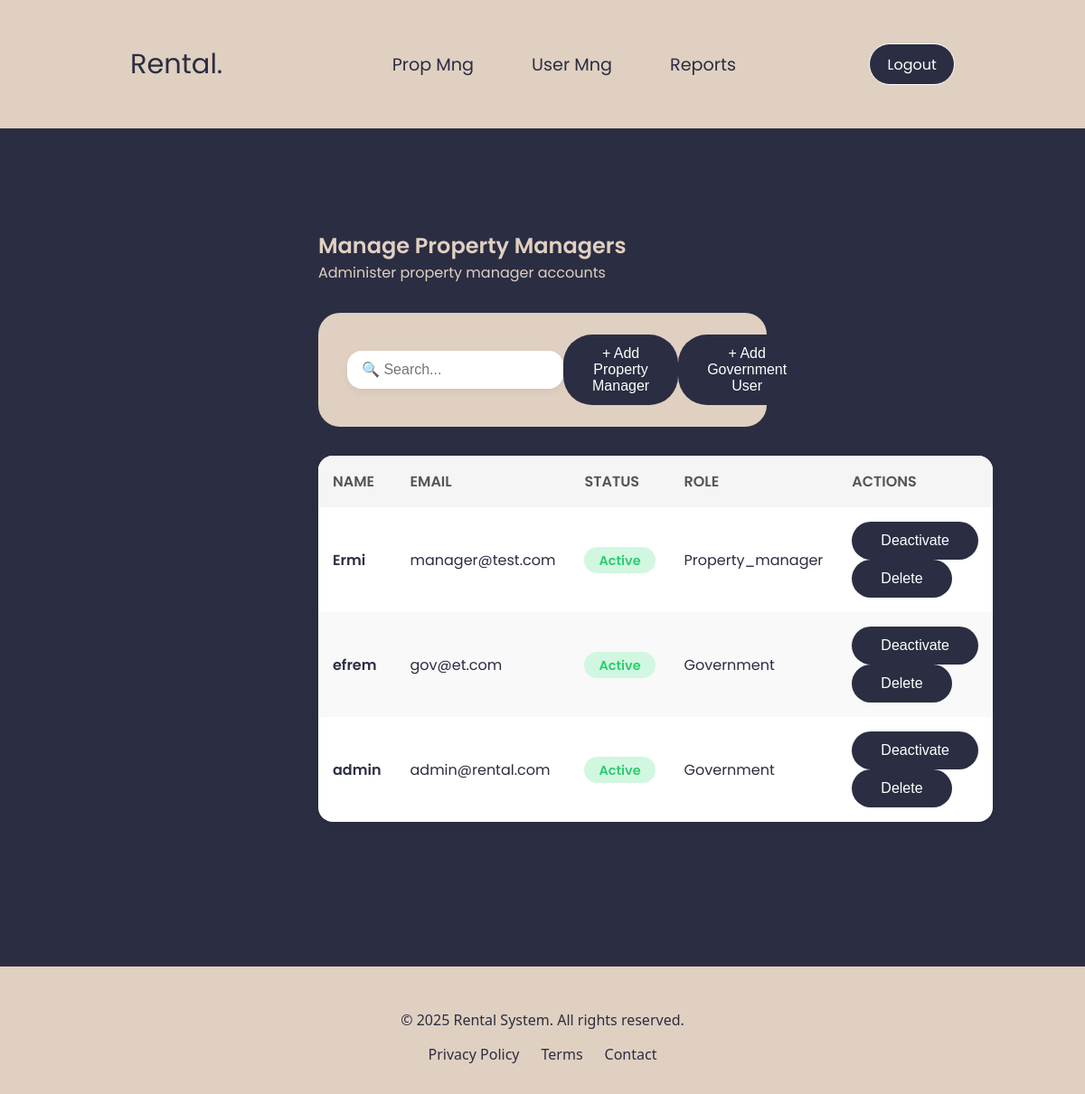
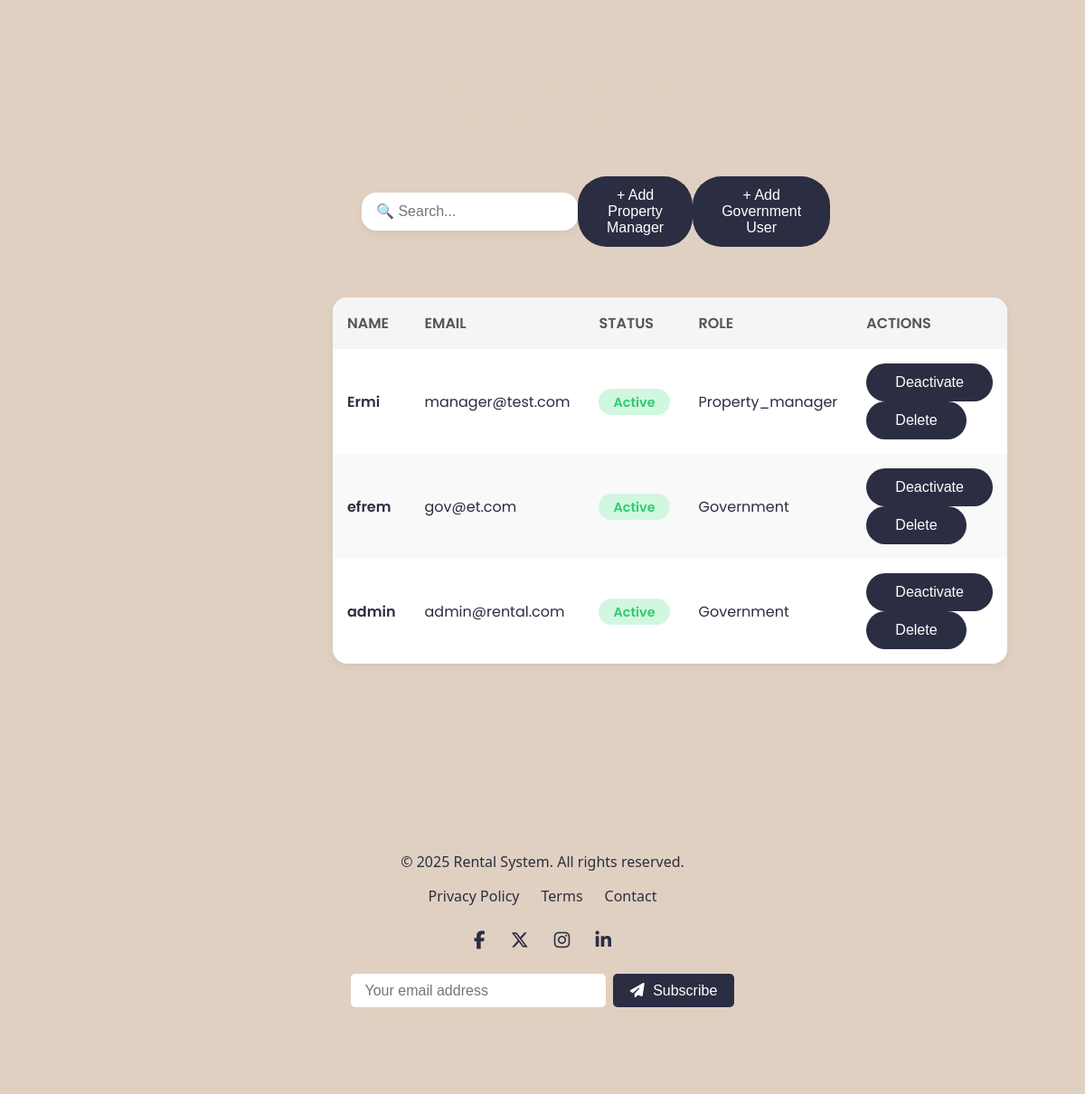
The app's page /admin/manage_pm.php (signed in) with its own data (2 pictures, top to bottom).
### tables this page shows
CREATE TABLE `users` (
  `id` int(11) NOT NULL,
  `name` varchar(100) NOT NULL,
  `email` varchar(100) NOT NULL,
  `password` varchar(255) NOT NULL,
  `role` enum('admin','tenant','owner','property_manager','government') NOT NULL,
  `status` enum('active','inactive','deleted') DEFAULT 'active',
  `created_at` timestamp NOT NULL DEFAULT current_timestamp()
);

### admin/manage_pm.php (the view, shortened to what this page needs)
<?php
require_once '../config/db.php';
$stmt = $pdo->prepare("SELECT * FROM users WHERE role IN ('property_manager', 'government')");
$stmt->execute();
$users = $stmt->fetchAll(PDO::FETCH_ASSOC);
?>
<!DOCTYPE html>
<html lang="en">
<head>
    <link rel="stylesheet" href="../assets/style1.css" />
    <link rel="stylesheet" href="../assets/fonts/all.css">
</head>
<body>
  <div class="prop_con">
    <div class="navbar prop_nav">
      <p>Rental.</p>
      <ul>
        <li><a href="manage_pm.php">Prop Mng</a></li>
        <li><a href="manage_users.php">User Mng</a></li>
        <li><a href="view_reports.php">Reports</a></li>
      </ul>
      <button class="btn" type="button" onclick="window.location.href='../auth/logout.php'">Logout</button>
    </div>
    <div class="container">
      <h2>Manage Property Managers</h2>
      <p>Administer property manager accounts</p>
      <div class="top-bar">
        <input type="text" id="searchInput" placeholder="🔍 Search...">
        <button class="btn" id="openModalBtn">+ Add Property Manager</button>
        <button class="btn" id="openGovModalBtn">+ Add Government User</button>
      </div>
      <table class="user-table" id="userTable">
        <thead>
          <tr>
            <th>NAME</th>
            <th>EMAIL</th>
           <th>STATUS</th>
           <th>ROLE</th>
            <th>ACTIONS</th>
          </tr>
        </thead>
        <tbody>
<?php foreach ($users as $pm): ?>
  <tr>
    <td><strong><?= htmlspecialchars($pm['name']) ?></strong></td>
    <td><?= htmlspecialchars($pm['email']) ?></td>
    <td>
      <span class="status <?= $pm['status'] === 'active' ? 'active' : 'inactive' ?>">
        <?= ucfirst($pm['status']) ?>
      </span>
    </td>
    <td><?= ucfirst($pm['role']) ?></td>
    <td class="actions">
      <form method="POST" action="manage_pm.php" style="display:inline;">
        <button class="btn" type="submit"><?= $pm['status'] === 'active' ? 'Deactivate' : 'Activate' ?></button>
      </form>
      <form method="POST" action="manage_pm.php" style="display:inline;">
        <button class="btn" type="submit" onclick="return confirm('Delete this manager?')">Delete</button>
      </form>
    </td>
  </tr>
<?php endforeach; ?>
</tbody>
      </table>
    </div>
    <div class="footer">
      <div class="footer-container">
        <div class="footer-top">
          <p style=" color: #2b2d42;">&copy; <?= date("Y") ?> Rental System. All rights reserved.</p>
          <div class="footer-links">
            <a href="#">Privacy Policy</a>
            <a href="#">Terms</a>
            <a href="#">Contact</a>
          </div>
        </div>
        <div class="container">
            <h2>Manage Property Managers</h2>
            <p>Administer property manager accounts</p>
            <div class="top-bar">
                <input type="text" id="searchInput" placeholder="🔍 Search...">
                <button class="btn" id="openModalBtn">+ Add Property Manager</button>
                <button class="btn" id="openGovModalBtn">+ Add Government User</button>
            </div>
            <table class="user-table" id="userTable">
                <thead>
                    <tr>
                        <th>NAME</th>
                        <th>EMAIL</th>
                        <th>STATUS</th>
                        <th>ROLE</th>
                        <th>ACTIONS</th>
                    </tr>
                </thead>
                <tbody>
                    <?php foreach ($users as $pm): ?>
                    <tr>
                        <td><strong><?= htmlspecialchars($pm['name']) ?></strong></td>
                        <td><?= htmlspecialchars($pm['email']) ?></td>
                        <td>
                            <span class="status <?= $pm['status'] === 'active' ? 'active' : 'inactive' ?>">
                                <?= ucfirst($pm['status']) ?>
                            </span>
                        </td>
                        <td><?= ucfirst($pm['role']) ?></td>
                        <td class="actions">
                            <form method="POST" action="manage_pm.php" style="display:inline;">
                                <button class="btn"
                                    type="submit"><?= $pm['status'] === 'active' ? 'Deactivate' : 'Activate' ?></button>
                            </form>
                            <form method="POST" action="manage_pm.php" style="display:inline;">
                                <button class="btn" type="submit"
                                    onclick="return confirm('Delete this manager?')">Delete</button>
                            </form>
                        </td>
                    </tr>
                    <?php endforeach; ?>
                </tbody>
            </table>
        </div>
        <div class="footer">
            <div class="footer-container">
                <div class="footer-top">
                    <p style=" color: #2b2d42;">&copy; <?= date("Y") ?> Rental System. All rights reserved.</p>
                    <div class="footer-links">
                        <a href="#">Privacy Policy</a>
                        <a href="#">Terms</a>
                        <a href="#">Contact</a>
                    </div>
                </div>
                <div class="footer-social">
                    <a href="#"><i class="fab fa-facebook-f"></i></a>
                    <a href="#"><i class="fab fa-x-twitter"></i></a>
                    <a href="#"><i class="fab fa-instagram"></i></a>
                    <a href="#"><i class="fab fa-linkedin-in"></i></a>
                </div>
                <div class="footer-newsletter">
                    <form action="#" method="post">
                        <input type="email" placeholder="Your email address" required>
                        <button type="submit"><i class="fa fa-paper-plane"></i> Subscribe</button>
                    </form>
                </div>
            </div>
        </div>
    </div>
</body>
</html>

### assets/style1.css (style rules this page uses)
* { margin: 0; }
:root { --primary-color: #2b2d42; --secondary-color: #b2b2b2; --tertiary-color: #e0d0c1; --text-color: #ffffff; }
.container { padding: 3rem 6rem; font-family: poppins; color: var(--primary-color); margin: 4rem 16rem 7rem 16rem; }
.container h2, p { color: var(--tertiary-color); }
.prop_con { height: 100vh; overflow-y: auto; background-color: var(--primary-color); }
.prop_nav { padding: 3rem 9rem; background-color: #e0d0c1; }
.prop_nav p, li a { color: var(--primary-color); }
.navbar { display: flex; justify-content: space-between; align-items: center; padding: 3rem 9rem; }
.navbar p { font-family: poppins; color: var(--primary-color); font-size: 1.9rem; }
.navbar ul { font-family: poppins; display: flex; gap: 4rem; font-size: 1.2rem; }
.navbar li, a { text-decoration: none; color: var(--text-color); list-style: none; transition: color 0.3s ease; }
.navbar button { background-color: var(--primary-color); font-family: poppins; padding: 0.6rem 1.2rem; border: 1px solid white; border-radius: 1.5rem; font-size: 1rem; transition: background 0.5s ease-in-out; }
.top-bar { display: flex; justify-content: space-between; align-items: center; background: var(--tertiary-color); padding: 1.5rem 2rem; border-radius: 1.5rem; margin-bottom: 2rem; margin-top: 2rem; backdrop-filter: blur(10px); }
.top-bar input { padding: 0.75rem 1rem; border-radius: 1rem; border: none; font-size: 1rem; width: 300px; box-shadow: 0 4px 10px rgba(0, 0, 0, 0.05); background: #fff; color: var(--primary-color); }
.btn { padding: 0.75rem 2rem; background: var(--primary-color); color: #fff; border: none; border-radius: 2rem; font-size: 1rem; cursor: pointer; transition: all 0.3s ease; }
.user-table { width: 100%; border-collapse: collapse; background: #fff; border-radius: 1rem; overflow: hidden; box-shadow: 0 4px 10px rgba(0, 0, 0, 0.05); }
.user-table th, .user-table td { padding: 1rem; text-align: left; }
.user-table th { background: #f5f5f5; color: #555; font-weight: 600; text-transform: uppercase; }
.user-table tbody tr:nth-child(even) { background: #f9f9f9; }
.user-table .status { padding: 0.3rem 1rem; border-radius: 1rem; font-weight: 600; font-size: 0.9rem; }
.status.active { background: #d1f7e0; color: #2ecc71; }
.footer { background-color: var(--tertiary-color); color: var(--primary-color); padding: 3rem 1rem; margin-top: 5rem; font-family: "Segoe UI", sans-serif; }
.footer-container { max-width: 1200px; margin: 0 auto; text-align: center; }
.footer-top { margin-bottom: 1.5rem; }
.footer p { font-size: clamp(0.9rem, 2.5vw, 1rem); margin: 0; }
.footer-links { margin-top: 1rem; display: flex; justify-content: center; gap: 1.5rem; flex-wrap: wrap; }
.footer-links a { color: var(--primary-color); text-decoration: none; font-size: clamp(0.9rem, 2.5vw, 1rem); transition: color 0.3s ease; }
.footer-social { margin: 1.5rem 0; }
.footer-social a { color: var(--primary-color); font-size: 1.25rem; margin: 0 0.75rem; transition: color 0.3s ease; }
.footer-newsletter form { display: flex; justify-content: center; flex-wrap: wrap; gap: 0.5rem; margin-top: 1rem; }
.footer-newsletter input[type="email"] { padding: 0.6rem 1rem; border: none; border-radius: 5px; font-size: 1rem; width: 250px; max-width: 100%; }
.footer-newsletter button { padding: 0.6rem 1.2rem; background-color: var(--primary-color); border: none; color: #fff; font-size: 1rem; border-radius: 5px; cursor: pointer; transition: background 0.3s ease; }
.footer-newsletter button i { margin-right: 5px; }

### records on screen
users: name "Ermi", email "manager@test.com", status "Active", role "Property_manager", shows "Deactivate"
users: name "efrem", email "gov@et.com", status "Active", role "Government", shows "Deactivate"
users: name "admin", email "admin@rental.com", status "Active", role "Government", shows "Deactivate"
